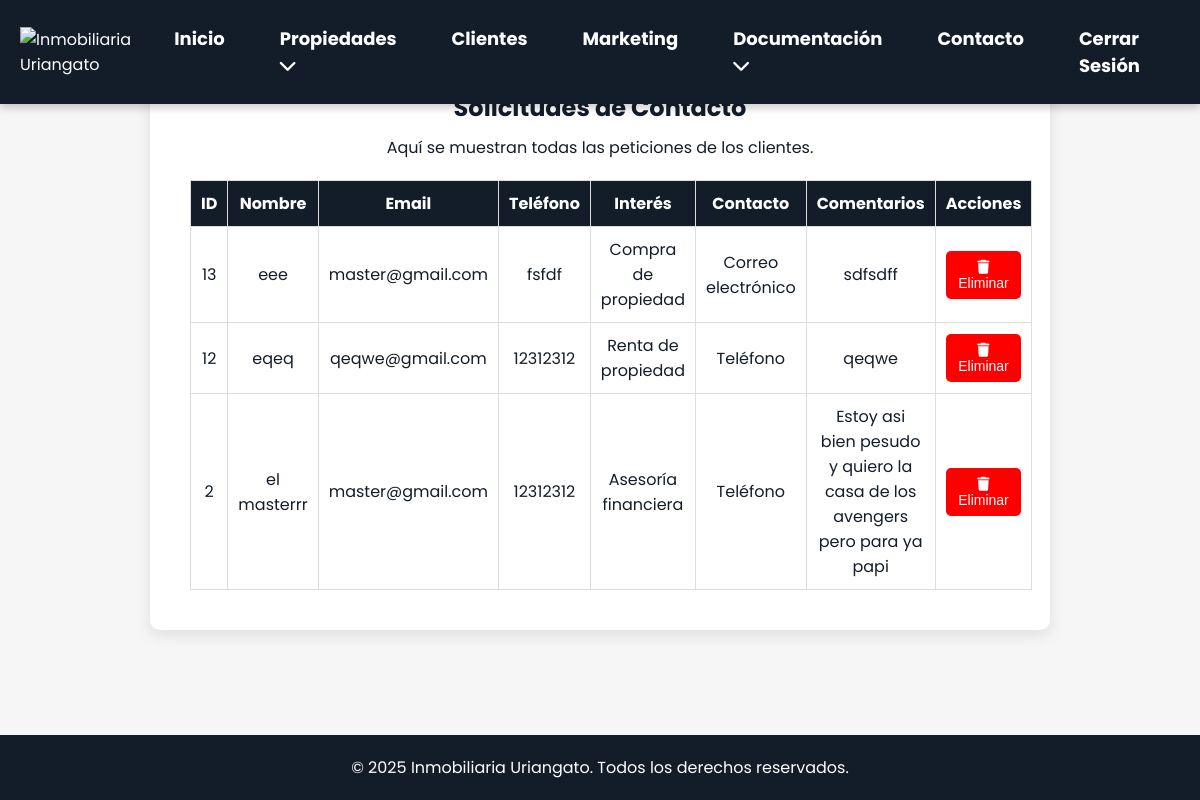
The app's page /clientes/ (signed in) with its own data.
### principal/models.py (models this page shows, shortened)
class Contacto(models.Model):
    OPCIONES_INTERES = [
        ('compra', 'Compra de propiedad'),
        ('renta', 'Renta de propiedad'),
        ('asesoria', 'Asesoría financiera'),
    ]
    OPCIONES_CONTACTO = [
        ('telefono', 'Teléfono'),
        ('correo', 'Correo electrónico'),
        ('whatsapp', 'WhatsApp'),
    ]
    nombre = models.CharField(max_length=100)
    correo_electronico = models.EmailField()
    telefono = models.CharField(max_length=20)
    me_interesa = models.CharField(max_length=20, choices=OPCIONES_INTERES)
    como_contactar = models.CharField(max_length=20, choices=OPCIONES_CONTACTO)
    comentarios = models.TextField(blank=True)
    from django.db import models

### principal/views.py (the view)
# urls.py: path('clientes/', views.clientes, name='clientes'),
def clientes(request):
    contactos = Contacto.objects.all().order_by('-id')
    return render(request, 'principal/clientes.html', {'contactos': contactos})

### principal/templates/principal/clientes.html (shortened to what this page needs)
<!DOCTYPE html>
<html lang="es">
<head>
    {% load static %}
    <link rel="stylesheet" href="{% static 'estilos/main.css' %}">
    <link rel="stylesheet" href="{% static 'estilos/clientes.css' %}">
    <link rel="stylesheet" href="https://cdnjs.cloudflare.com/ajax/libs/font-awesome/6.0.0/css/all.min.css">
</head>
<body>
    {% include 'principal/navbar.html' %}
    <main>
        <section class="clientes-container">
            <h2>Solicitudes de Contacto</h2>
            <p>Aquí se muestran todas las peticiones de los clientes.</p>
            <table class="tabla-clientes">
                <thead>
                    <tr>
                        <th>ID</th>
                        <th>Nombre</th>
                        <th>Email</th>
                        <th>Teléfono</th>
                        <th>Interés</th>
                        <th>Contacto</th>
                        <th>Comentarios</th>
                        <th>Acciones</th>
                    </tr>
                </thead>
                <tbody>
                    {% for contacto in contactos %}
                    <tr>
                        <td>{{ contacto.id }}</td>
                        <td>{{ contacto.nombre }}</td>
                        <td>{{ contacto.correo_electronico }}</td>
                        <td>{{ contacto.telefono }}</td>
                        <td>{{ contacto.get_me_interesa_display }}</td>
                        <td>{{ contacto.get_como_contactar_display }}</td>
                        <td>{{ contacto.comentarios|default:"(sin comentarios)" }}</td>
                        <td>
                            <form action="{% url 'eliminar_contacto' contacto.id %}" method="POST" style="display:inline;">
                                <button class="btn-eliminar" onclick="return confirm('¿Estás seguro de que deseas eliminar este contacto?')">
                                     <i class="fas fa-trash"></i> Eliminar
                                </button>
                            </form>
                        </td>
                    </tr>
                    {% empty %}
                    <tr><td colspan="8">No hay solicitudes de contacto registradas.</td></tr>
                    {% endfor %}
                </tbody>
            </table>
        </section>
    </main>
    <footer>
        <p>&copy; 2025 Inmobiliaria Uriangato. Todos los derechos reservados.</p>
    </footer>
</body>
</html>

### principal/static/estilos/main.css (style rules this page uses)
:root { --primary-color: #4AA1EF; --secondary-color: #0CDDC7; --dark-bg: #131D2A; --text-color: #131212; --light-bg: #F6F6F6; --white: #FFFFFF; }
body { min-height: 100vh; display: flex; flex-direction: column; font-family: 'Poppins', sans-serif; margin: 0; padding: 0; background-color: var(--light-bg); color: var(--text-color); }
html, body { overflow-x: hidden; width: 100%; }
main { flex: 1; max-width: 100%; overflow-x: hidden; }
* { box-sizing: border-box; margin: 0; padding: 0; }
body { padding-top: 80px; }
footer { background-color: var(--dark-bg); color: var(--white); text-align: center; padding: 20px; position: relative; bottom: 0; width: 100%; margin-top: 20px; }

### principal/static/estilos/clientes.css (style rules this page uses)
body { font-family: 'Poppins', sans-serif; margin: 0; padding: 0; background-color: var(--light-bg); color: var(--dark-bg); min-height: 100vh; }
.clientes-container { max-width: 900px; margin: 50px auto; background: var(--white); padding: 40px; border-radius: 10px; box-shadow: 0px 5px 15px rgba(0, 0, 0, 0.1); text-align: center; }
.clientes-container h2 { font-size: 24px; margin-bottom: 10px; }
.clientes-container p { font-size: 16px; margin-bottom: 20px; color: var(--dark-bg); }
.tabla-clientes { width: 100%; border-collapse: collapse; margin-top: 20px; }
.tabla-clientes th, .tabla-clientes td { border: 1px solid #ddd; padding: 10px; text-align: center; }
.tabla-clientes th { background-color: var(--dark-bg); color: var(--white); }
.btn-ver, .btn-eliminar { padding: 8px 12px; border-radius: 5px; font-size: 14px; cursor: pointer; transition: background 0.3s; border: none; }
.btn-eliminar { background-color: red; color: var(--white); }

### records on screen
Contacto: id "13", nombre "eee", correo_electronico "master@gmail.com", telefono "fsfdf", me_interesa "Compra de propiedad", como_contactar "Correo electrónico", comentarios "sdfsdff"
Contacto: id "12", nombre "eqeq", correo_electronico "qeqwe@gmail.com", telefono "12312312", me_interesa "Renta de propiedad", como_contactar "Teléfono", comentarios "qeqwe"
Contacto: id "2", nombre "el masterrr", correo_electronico "master@gmail.com", telefono "12312312", me_interesa "Asesoría financiera", como_contactar "Teléfono", comentarios "Estoy asi bien pesudo y quiero la casa de los avengers pero para ya papi"
